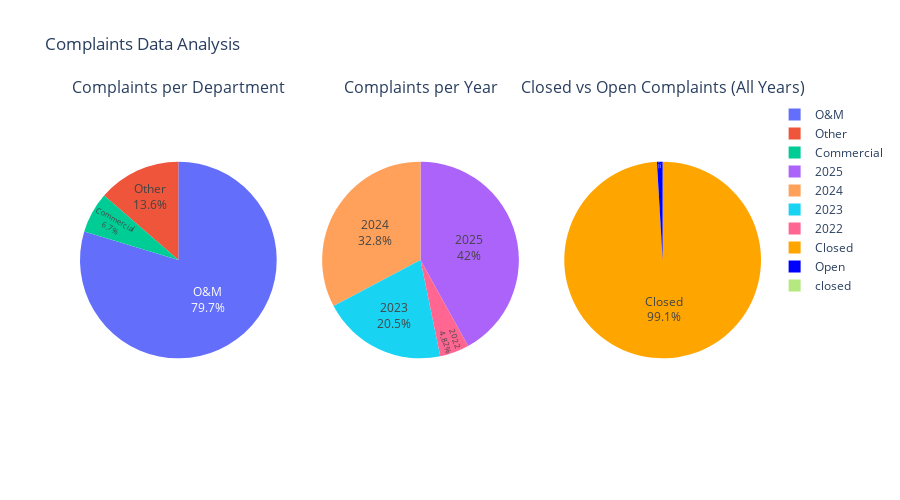

Notebook cell for this chart:
### Code cell
process_complaints_data(r'C:\Users\TPWODL\New folder_Content\Twitter_X_Flow_Prediction_Tp\data\raw\twitter_x_data.xlsx')

### Figure 1 — Plotly figure (JSON) as saved in the notebook; plotly's stock layout.template omitted (floating-point values rounded to 4 significant figures)
{"data": [{"domain": {"x": [0, 0.2889], "y": [0, 1]}, "labels": ["Commercial", "O&M", "Other"], "name": "Department", "textinfo": "percent+label", "textposition": "inside", "type": "pie", "values": [2176, 25890, 4425]}, {"domain": {"x": [0.3556, 0.6444], "y": [0, 1]}, "labels": [2022, 2023, 2024, 2025], "name": "Year", "textinfo": "percent+label", "textposition": "inside", "type": "pie", "values": [1565, 6651, 10642, 13633]}, {"domain": {"x": [0.7111, 1], "y": [0, 1]}, "labels": ["Closed", "Open", "closed"], "marker": {"colors": ["orange", "blue"]}, "name": "Status", "textinfo": "percent+label", "textposition": "inside", "type": "pie", "values": [32189, 301, 1]}], "layout": {"annotations": [{"font": {"size": 16}, "showarrow": false, "text": "Complaints per Department", "x": 0.1444, "xanchor": "center", "xref": "paper", "y": 1, "yanchor": "bottom", "yref": "paper"}, {"font": {"size": 16}, "showarrow": false, "text": "Complaints per Year", "x": 0.5, "xanchor": "center", "xref": "paper", "y": 1, "yanchor": "bottom", "yref": "paper"}, {"font": {"size": 16}, "showarrow": false, "text": "Closed vs Open Complaints (All Years)", "x": 0.8556, "xanchor": "center", "xref": "paper", "y": 1, "yanchor": "bottom", "yref": "paper"}], "height": 500, "showlegend": true, "title": {"text": "Complaints Data Analysis"}}}
